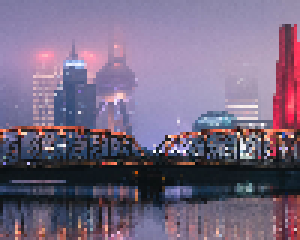
#> input picture e/example.png, 100 x 80 px (shown 3 times larger)
$ python Arithmetic_coding.py
#> lines starting #> are read from the running program, lines starting #| are printed output that depends on the picture
# -*- coding: UTF-8 -*-
'''
使用算数编码对图像进行编码和解码
'''
import os
import cv2
import numpy as np
from decimal import *
from decimal import localcontext


def encode(picdata):
    dict = {}
    for key in picdata:
        dict[key] = dict.get(key, 0)+1
    sorted_key = sorted(dict.keys())
    # print(dict[sorted_key[0]])

    # 计算概率值
    suma = 0
    for i in range(len(dict)):
        suma += dict[sorted_key[i]]
        dict[sorted_key[i]] = suma/len(picdata)
    # 保存字典
    f = open('temp.txt', 'w')
    f.write(str(dict))
    f.close()
    # print(sorted(dict.items(), key=lambda obj: obj[0]))

    result = []
    low = 0
    high = 1
    for i in picdata:
        if i != 0:
            L = Decimal(dict.get(i-1, 0))
        else:
            L = 0
        H = Decimal(dict.get(i, 0))
        # 更新low和high
        low = low+(high-low)*L
        high = low+(high-low)*H
        # 缩放
        low, high, ex = zoom(low, high)
        result = result+ex
    s = ''
    for i in result:
        s += str(i)
    # print(s)
    return s


def zoom(low, high):
    exlist = []
    while(low*10//1 == high*10//1):
        exlist.append(low*10//1)
        low = low*10-low*10//1
        high = high*10-high*10//1
    return low, high, exlist


def decode(string):
    f = open('temp.txt', 'r')
    a = f.read()
    dict = eval(a)
    f.close()

    s = "0."+string
    # print((len(s)))
    getcontext().prec = len(s)
    pdata = Decimal(s)
    low = Decimal('0')
    high = Decimal('1')
    arr = []
    while(1):
        for i in range(256):
            H = Decimal(dict.get(i, 0))
            tmp = low+(high-low)*H
            if(pdata < tmp):
                high = tmp
                L = Decimal(dict.get(i-1, 0))
                low = low+(high-low)*L
                print(i)
                arr.append(i)
                break
        # print(len(arr))
        if(len(arr) == 8000):
            pic = np.array(arr)
            pic = np.reshape(pic, (100, -1)).astype(np.uint8)
            print(pic)
            cv2.imshow("123", pic)
            cv2.waitKey(0)
            break


if __name__ == "__main__":
    model_path = os.path.dirname(__file__)
    img = cv2.imread(model_path+'/example.png', flags=0)
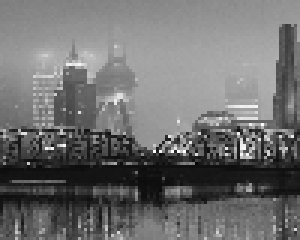
#> img: shape (80, 100) (shown 3 times larger); min 6, max 254, mean 111
    cv2.imshow('123', img)
    cv2.waitKey(0)
    imgdata = np.ravel(img).tolist()
#> imgdata = 8000 values, max 254 at index 4187, min 6 at index 5465, mean 111
    sdata = encode(imgdata)
#> the loop in encode, `for key in picdata:` made 8000 passes
#> key on passes 1 to 3: 128, 128, 127
#> after the loop in encode, `for key in picdata:`: dict = 237 items
#> in encode, `sorted_key = sorted(dict.keys())`: sorted_key = 237 values from 6 to 254
#> the loop in encode, `for i in range(len(dict)):` made 237 passes
#> suma on passes 1 to 3: 1, 2, 3
#> after the loop in encode, `for i in range(len(dict)):`: suma = 8000
#> the loop in encode, `for i in picdata:` made 8000 passes
#> after the loop in encode, `for i in picdata:`: result = 6781 items
#> the loop in encode, `for i in result:` made 6781 passes
#> s on passes 1 to 3: '6', '68', '680'
    f = open('str.txt', 'w')
    f.write(sdata)
    f.close()
    f = open('str.txt', 'r')
    sdata = f.read()
    decode(sdata)
    # [7 lines of commented-out code are left out]
